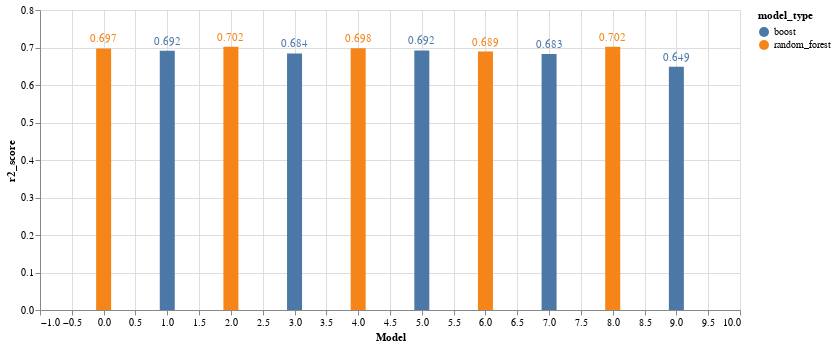

Notebook cell for this chart:
### Markdown cell above
We can repeat this process with smaller random ranges to further tune the model, but for the sake of this demo we will take the top models with the highest R^2 value for each model type.

We plot the scores to see which sets of parameters preformed the best.

### Code cell
import altair as alt

models_2 = models.reset_index(drop=True)
models_2 = models_2.reset_index()

base = alt.Chart(models_2[['model_type', 'r2_score', 'index']])

bars = base.mark_bar(size=15).encode(
x=alt.X('index:Q', title="Model"),
y= alt.Y('r2_score:Q', scale=alt.Scale(zero=False)),
color='model_type:N')

text = bars.mark_text(
    baseline='top',
    dy=-15
).encode(
    text=alt.Text('r2_score:Q', format=',.3r')
)

(bars + text).properties(width=700)

### Figure 1 — Vega-Lite specification as saved in the notebook (floating-point values rounded to 4 significant figures)
{"config": {"view": {"continuousWidth": 400, "continuousHeight": 300}}, "layer": [{"mark": {"type": "bar", "size": 15}, "encoding": {"color": {"type": "nominal", "field": "model_type"}, "x": {"type": "quantitative", "field": "index", "title": "Model"}, "y": {"type": "quantitative", "field": "r2_score", "scale": {"zero": false}}}}, {"mark": {"type": "text", "baseline": "top", "dy": -15}, "encoding": {"color": {"type": "nominal", "field": "model_type"}, "text": {"type": "quantitative", "field": "r2_score", "format": ",.3r"}, "x": {"type": "quantitative", "field": "index", "title": "Model"}, "y": {"type": "quantitative", "field": "r2_score", "scale": {"zero": false}}}}], "data": {"name": "data-0b4032f902c134b44ba458c14e3eaf6d"}, "width": 700, "$schema": "https://vega.github.io/schema/vega-lite/v4.8.1.json", "datasets": {"data-0b4032f902c134b44ba458c14e3eaf6d": [{"model_type": "random_forest", "r2_score": 0.6975, "index": 0}, {"model_type": "boost", "r2_score": 0.6915, "index": 1}, {"model_type": "random_forest", "r2_score": 0.7022, "index": 2}, {"model_type": "boost", "r2_score": 0.6843, "index": 3}, {"model_type": "random_forest", "r2_score": 0.6983, "index": 4}, {"model_type": "boost", "r2_score": 0.6921, "index": 5}, {"model_type": "random_forest", "r2_score": 0.6891, "index": 6}, {"model_type": "boost", "r2_score": 0.6829, "index": 7}, {"model_type": "random_forest", "r2_score": 0.7019, "index": 8}, {"model_type": "boost", "r2_score": 0.6486, "index": 9}]}}
